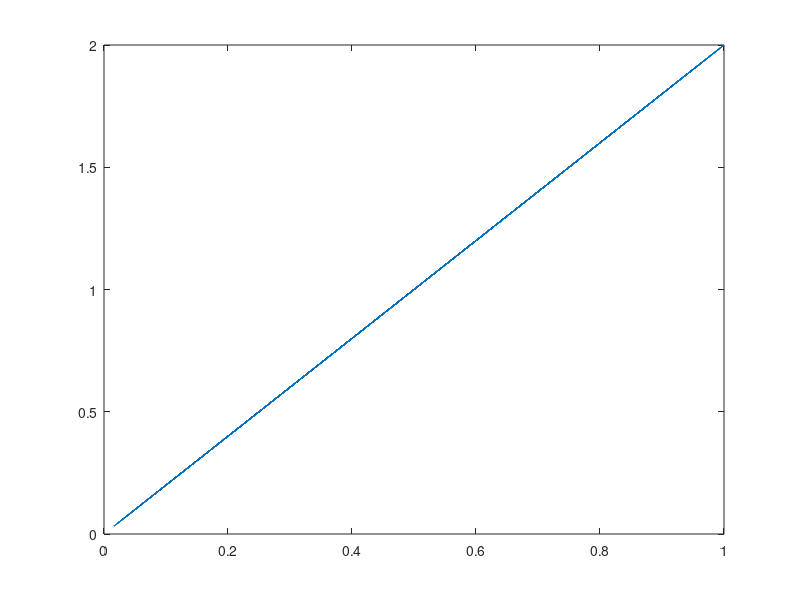

Reproduce this figure in MATLAB. (Note: this script raises an error after producing the figure.)
%% ML - Preidct the double of a value using linear regression

%% ==================== Initialization ====================

% Clear and Close Figures
clear ; close all; clc

% Generate a training set (vector) of 10 values
X = rand(100,1);
y = X*2;
m = length(X);

% Initialize the parameters(theta) to zero
theta = zeros(2,1);

% Add a 0 column to X
X = [zeros(m,1) X];

% Plot data
figure(1);
title ("Arbitrary title");
xlabel ("X");
ylabel ("y (double X)");
f1_legends = ["original"];
plot(X(:,2),y);

%% ==================== Cost function ====================

% Compute the initial Cost
J = costFunction(X,y,theta);
fprintf("Initial cost: %f\n",  J);
fprintf("\n");

%% ==================== Gradient descent ====================

alpha = [0.01 0.03 0.05 0.1 0.3 0.5];

num_iters = 100;

for i=1:length(alpha)
    
    theta = gradientDescent(X,y,theta,alpha(i),num_iters);
    fprintf("Theta found by gradient descent: %f, %f˙\n",  theta(1),theta(2));

    % Plot the linear fit
    hold on;
    plot(X(:,2),(X*theta));
    f1_legends = [f1_legends;mat2str(alpha(i))];
    legend(f1_legends);
    
end

% predictions
fprintf("\n");
fprintf("For value 12.3,  we predict a result of %f\n",  [0 12.3]*theta);
fprintf("For value 5,  we predict a result of %f\n",  [0 5]*theta);
